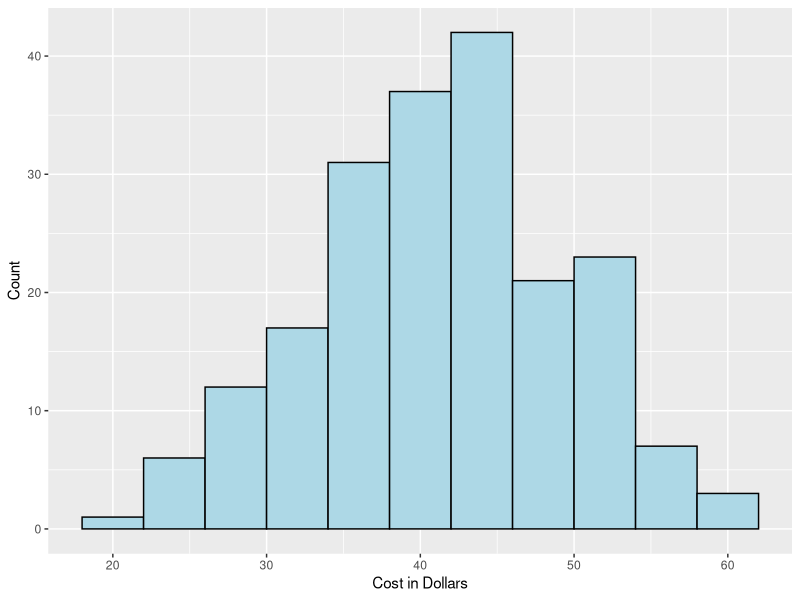
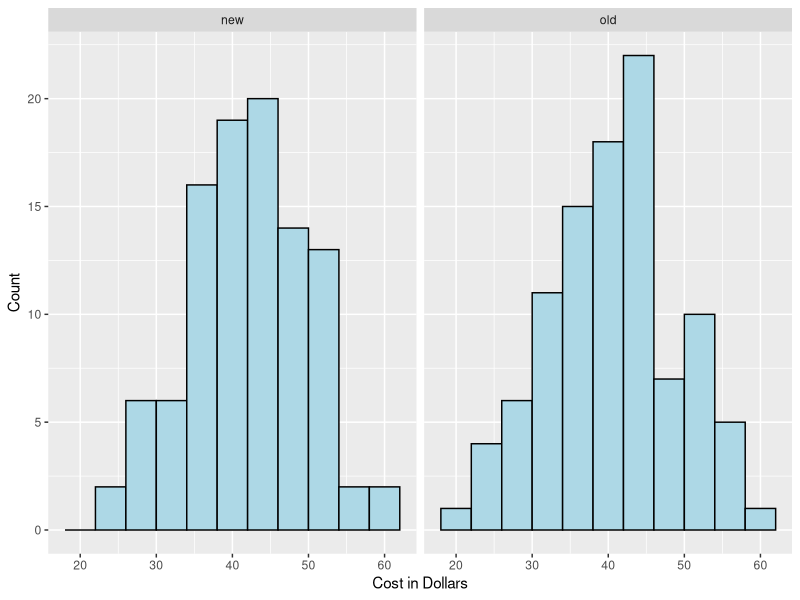
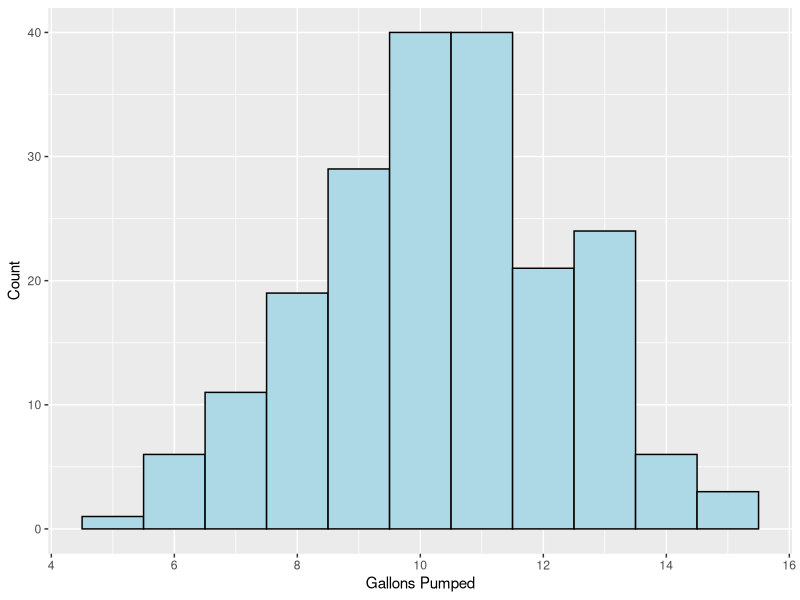
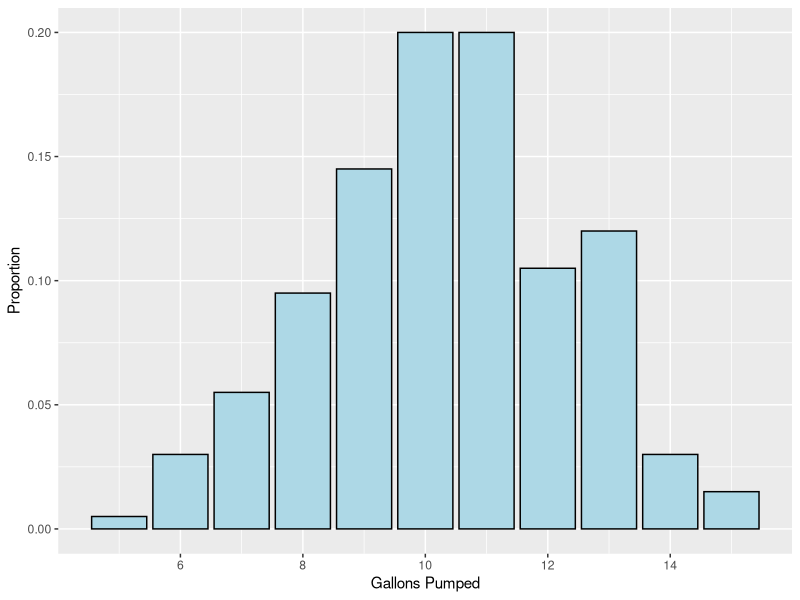
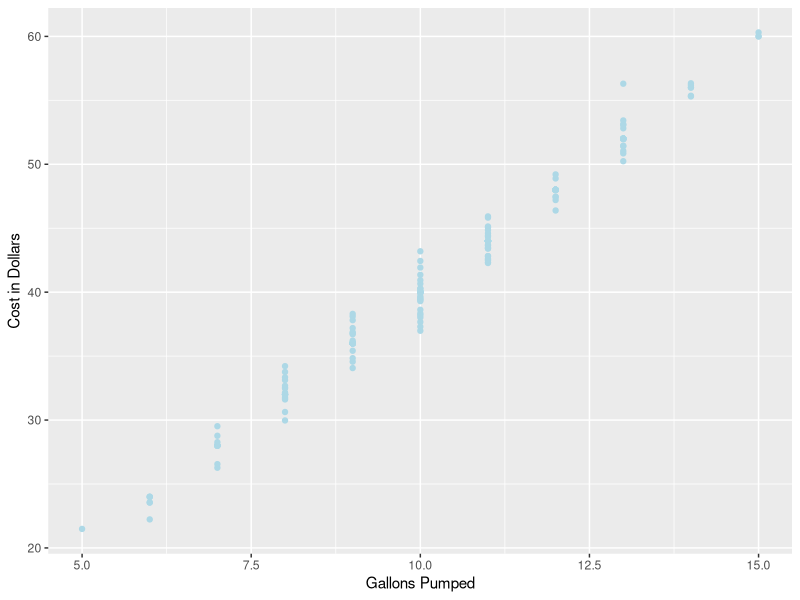
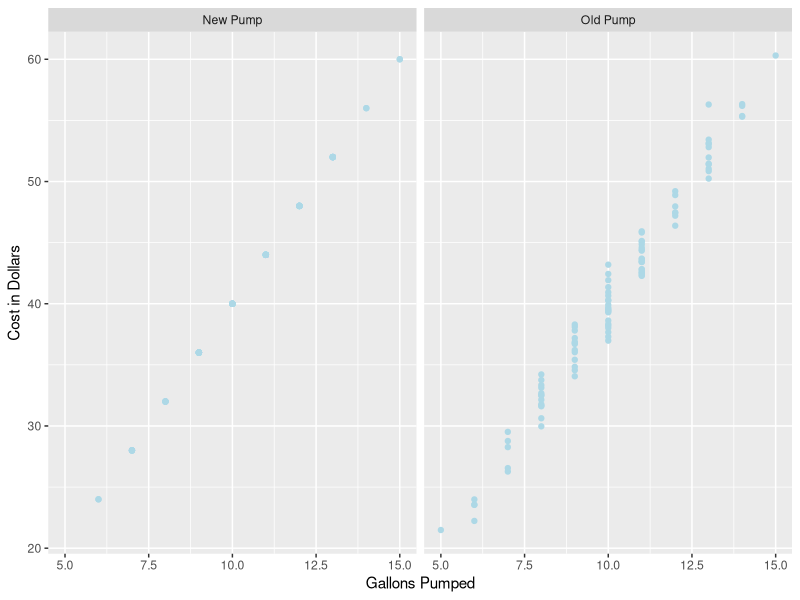
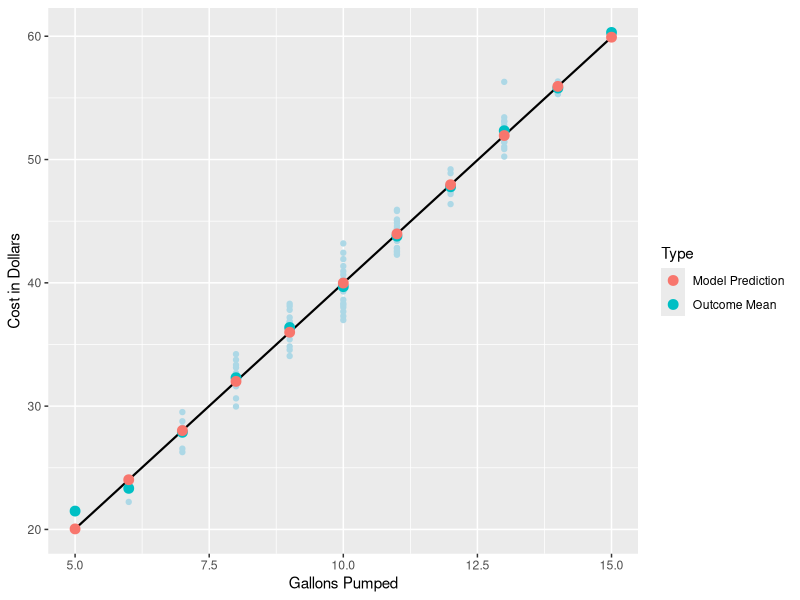

Reproduce these figures in R, in order.
## ---- chunk 1
#| message: false
library(tibble)
library(dplyr)

set.seed(906)
n_visits <- 100 # Pump vista 
pump_id <- c("old", "new") # Identify the pump used

# Simulate the gallons pumped to be only integer values between 4 and 15
# but we adjust the probabilities so that they mirror a normal dist.
gallons_pumped <- sample(
  4:15, n_visits*2, replace = TRUE, 
  prob = dnorm(4:15, mean = 10, sd = 2)/sum(dnorm(4:15, mean = 10, sd = 2)))

# Simulate the noise/uncertainty for the old pump so that it comes from 
# a normal distribution with a sd of 1.50, which means that errors should 
# mostly fall between -3*1.50 (reduce the cost by 4.50) and 3*1.50 
# (increase cost by 4.50)
noise <- rnorm(n_visits, mean = 0, sd = 1.50)

# Use the first 100 observations in gallons_pumped to simulate the cost from
# the old pump. There are several things to notice: 
# Cost/Gallon = $4 and we added the random noise
cost_old <- 4 * gallons_pumped[1:n_visits] + noise

# Use the last 100 observations in gallons_pumped to generate a deterministic
# function --- i.e. no noise is added
cost_new <- 4 * gallons_pumped[(n_visits + 1):(2 * n_visits)]

# Create a dataset that contains all of our simulated data
data_cost <- 
  tibble::tibble(
    pump_id = rep(pump_id, each = n_visits),
    gallons_pumped = gallons_pumped,
    noise = c(noise, rep(0, n_visits)), 
    cost = c(cost_old, cost_new)
  )

## ---- chunk 2
data_cost
## ---- chunk 3
#| message: false
#| fig-cap: Distribution of Cost in Dollars
#| label: fig-marginal-dist-cost

library(ggplot2)

ggplot2::ggplot(
  data = data_cost, 
  ggplot2::aes(
    x = cost
  )
) + 
  ggplot2::geom_histogram(
    fill = "lightblue",
    color = "black",
    binwidth = 4
  ) + 
  ggplot2::labs(
    x = "Cost in Dollars",
    y = "Count"
  )

## ---- chunk 4
#| message: false
#| fig-cap: Distribution of Cost in Dollars by Pump
#| label: fig-conditional-dist-cost
ggplot2::ggplot(
  data = data_cost, 
  ggplot2::aes(
    x = cost
  )
) + 
  ggplot2::geom_histogram(
    fill = "lightblue",
    color = "black",
    binwidth = 4
  ) + 
  ggplot2::facet_wrap(
    ~ pump_id
  ) + 
  ggplot2::labs(
    x = "Cost in Dollars",
    y = "Count"
  )
## ---- chunk 5
#| message: false
#| label: fig-dist-gallon
#| fig-cap: Distribution of Gallons Pumped

ggplot2::ggplot(
  data = data_cost, 
  ggplot2::aes(
    x = gallons_pumped
  )
) + 
  ggplot2::geom_histogram(
    fill = "lightblue",
    color = "black",
    binwidth = 1
  ) + 
  ggplot2::labs(
    x = "Gallons Pumped",
    y = "Count"
  )
## ---- chunk 6
#| message: false
#| label: fig-dist-gallon-barplot
#| fig-cap: Distribution of Gallons Pumped

# First we need to restructure our data to work with 
# a barplot.
data_barplot <- 
  data_cost |>
  dplyr::select(
    gallons_pumped
  ) |>
  dplyr::summarize(
    count = dplyr::n(),
    .by = gallons_pumped
  ) |>
  dplyr::mutate(
    total = sum(count),
    prop = count / total
  )

# Notice that we are specifying a new data frame for the "data =" argument.
ggplot2::ggplot(
  data = data_barplot, 
  ggplot2::aes(
    x = gallons_pumped,
    y = prop
  )
) + 
  ggplot2::geom_bar(
    fill = "lightblue",
    color = "black",
    stat = "identity"
  ) +
  ggplot2::labs(
    x = "Gallons Pumped",
    y = "Proportion"
  )
## ---- chunk 7
#| message: false
#| label: fig-marginal-scatter-plot
#| fig-cap: Relationship between Gallons Pumped and Cost in Dollars

ggplot2::ggplot(
  data = data_cost,
  ggplot2::aes(
    x = gallons_pumped,
    y = cost
  )
) + 
  ggplot2::geom_point(
    color = "lightblue"
  ) + 
  ggplot2::labs(
    x = "Gallons Pumped", 
    y = "Cost in Dollars"
  )
## ---- chunk 8
#| message: false
#| label: fig-conditional-scatter-plot
#| fig-cap: Relationship between Gallons Pumped and Cost in Dollars

ggplot2::ggplot(
  data = data_cost |> 
    dplyr::mutate(
      label = dplyr::if_else(pump_id == "new", "New Pump", "Old Pump")
      ),
  ggplot2::aes(
    x = gallons_pumped,
    y = cost
  )
) + 
  ggplot2::geom_point(
    color = "lightblue"
  ) + 
  ggplot2::facet_wrap(
    ~ label
  ) + 
  ggplot2::labs(
    x = "Gallons Pumped", 
    y = "Cost in Dollars"
  )
## ---- chunk 9
#| message: false
mod_new <- lm(cost ~ gallons_pumped, 
              data = data_cost |> dplyr::filter(pump_id == "new"))

mod_old <- lm(cost ~ gallons_pumped, 
              data = data_cost |> dplyr::filter(pump_id == "old"))
## ---- chunk 10
#| message: false
summary(mod_new)
## ---- chunk 11
#| message: false
summary(mod_old)
## ---- chunk 12
#| message: false
table_new <- summary(mod_new)$coef |> round(2)
colnames(table_new) <- c("Estimate", "Std. Error", "Test Stat.", "P-Value")
table_new[, 3] <- c(Inf, Inf)
 
table_old <- summary(mod_old)$coef |> round(2)
colnames(table_old) <- c("Estimate", "Std. Error", "Test Stat.", "P-Value")

coef_table <- 
  rbind(table_new, table_old) |> 
  round(3) |>
  as.data.frame() |>
  tibble::rownames_to_column() |>
  dplyr::mutate(
    `Coef. Name` = c(rownames(table_new), rownames(table_old)),
    `Model ID` = c(rep("New", nrow(table_new)), rep("Old", nrow(table_old)))
  ) |>
  dplyr::select(
    `Model ID`, `Coef. Name`, Estimate, 
    `Std. Error`, `Test Stat.`, `P-Value`
  )
## ---- chunk 13
#| label: tbl-coef
#| tbl-cap: Model Coefficients
knitr::kable(coef_table)
## ---- chunk 14
#| label: fig-scatter-plot-lm
#| fig-cap: Estimated Relationship between Gallons Pumped and Cost in Dollars
#| fig-align: center
#| message: false

data_mean_labels <- 
  data_cost |>
  dplyr::filter(
    pump_id == "old"
  ) |>
  dplyr::summarize(
    mean_cost = mean(cost),
    .by = gallons_pumped
  ) |>
  dplyr::mutate(
    label = round(mean_cost, 2)
  ) |>
  dplyr::arrange(gallons_pumped)

data_pred_labels <- 
  data_cost |>
  dplyr::filter(
    pump_id == "old"
  ) |>
  dplyr::select(gallons_pumped) |>
  dplyr::distinct() |>
  dplyr::mutate(
    pred = mod_old$coefficients[1] + mod_old$coefficients[2] * gallons_pumped,
    label = as.character(round(pred, 2))
  ) |>
  dplyr::arrange(gallons_pumped)

data_labels <- 
  data_mean_labels |>
  dplyr::select(
    gallons_pumped,
    value = mean_cost
  ) |>
  dplyr::mutate(
    id = "Outcome Mean"
  ) |>
  dplyr::bind_rows(
    data_pred_labels |>
      dplyr::select(
        gallons_pumped,
        value = pred
      ) |>
      dplyr::mutate(
        id = "Model Prediction"
      )
  )

ggplot2::ggplot(
  data = data_cost |> dplyr::filter(pump_id == "old"),
  ggplot2::aes(
    x = gallons_pumped,
    y = cost
  )
) + 
  ggplot2::geom_point(color = "lightblue") + 
  ggplot2::geom_smooth(method = "lm", se = FALSE, formula = y ~ x,
                       color = "black", linewidth = .75) + 
  ggplot2::geom_point(
    data = data_labels,
    ggplot2::aes(
      x = gallons_pumped,
      y = value,
      color = id
    ),
    size = 3
  ) +
  ggplot2::labs(
    x = "Gallons Pumped",
    y = "Cost in Dollars",
    color = "Type"
  ) 
